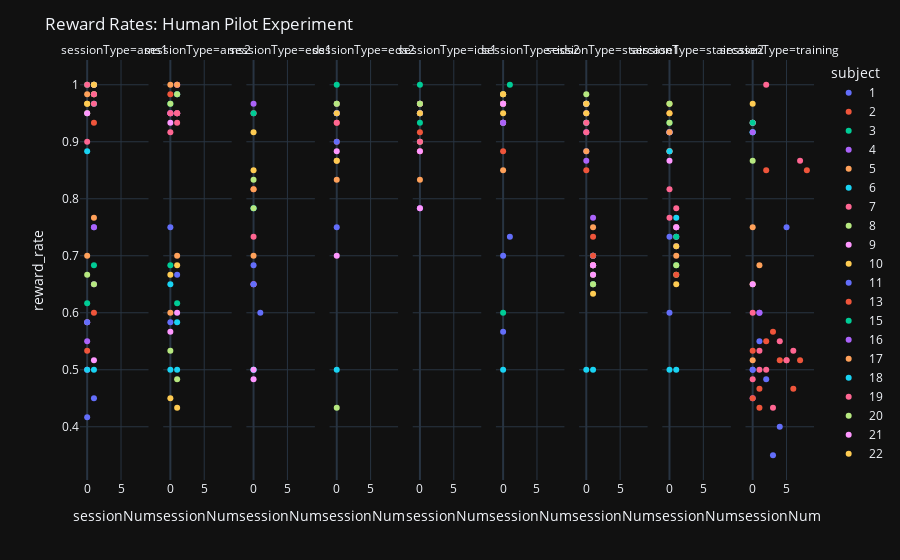

The notebook cell saved with this chart:
### Code cell
def plot_reward_experiment(rewards, title='Reward Rates'):
    fig = px.scatter(rewards, x='sessionNum', y='reward_rate', color='subject', facet_col='sessionType')
    # fig = px.scatter(rewards, x='sessionNum', y='reward_rate', color='sessionType')
    fig.update_layout(template='plotly_dark', title=title)
    # fig.update_xaxes(title_text='Session Number')
    # fig.update_yaxes(title_text='Reward Rate')
    
    # remove multiple x axes titles
    # fig.for_each_annotation(lambda a: a.update(text=a.text.split("=")[-1]))
    # fig.for_each_annotation(lambda a: None)

    return fig

plot_reward_experiment(rewards, title='Reward Rates: Human Pilot Experiment')
